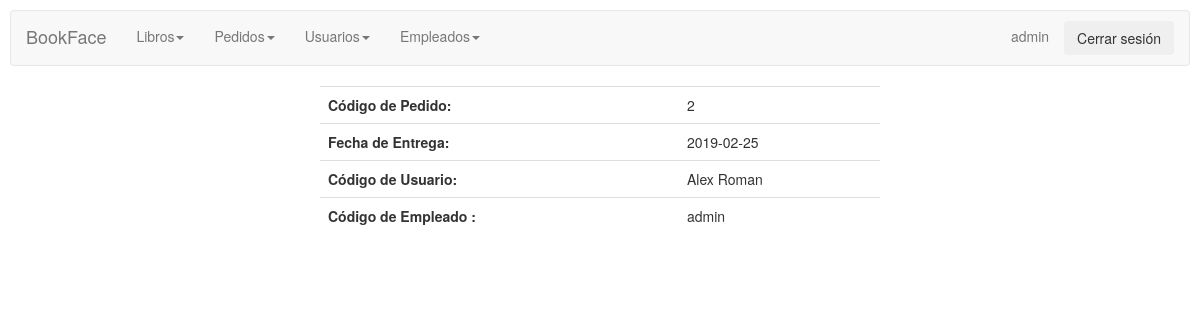
/pedidosadmin/pedido.php?cod=2 (signed in), run on the app's committed database.
### tables this page shows
CREATE TABLE `pedidos` (
  `codpedido` int(11) NOT NULL AUTO_INCREMENT,
  `fechaentrega` varchar(45) NOT NULL,
  `id` int(11) DEFAULT NULL,
  `codempleado` int(11) DEFAULT NULL,
  PRIMARY KEY (`codpedido`),
  KEY `fk_Pedidos_1_idx` (`id`),
  KEY `fk_Pedidos_2_idx` (`codempleado`),
  CONSTRAINT `fk_Pedidos_1` FOREIGN KEY (`id`) REFERENCES `usuarios` (`id`) ON DELETE NO ACTION ON UPDATE NO ACTION,
  CONSTRAINT `fk_Pedidos_2` FOREIGN KEY (`codempleado`) REFERENCES `empleados` (`codempleado`) ON DELETE NO ACTION ON UPDATE NO ACTION
);

CREATE TABLE `empleados` (
  `codempleado` int(11) NOT NULL AUTO_INCREMENT,
  `dni` char(9) NOT NULL,
  `nombre` varchar(45) NOT NULL,
  `apellidos` varchar(45) NOT NULL,
  `direccion` varchar(255) DEFAULT NULL,
  `telefono` char(9) DEFAULT NULL,
  `fechacontratacion` date DEFAULT NULL,
  PRIMARY KEY (`codempleado`)
);

CREATE TABLE `usuarios` (
  `id` int(11) NOT NULL AUTO_INCREMENT,
  `user` varchar(45) NOT NULL,
  `password` varchar(45) NOT NULL,
  `nombre` varchar(45) NOT NULL,
  `correo` varchar(45) NOT NULL,
  `fecha_alta` date NOT NULL,
  PRIMARY KEY (`id`)
);

### pedidosadmin/pedido.php (the view, shortened to what this page needs)
<!DOCTYPE html>
<html>
<head>
    <link rel="stylesheet" href="../CSS/styles.css">
    <link rel="stylesheet" href="../CSS/menuadmin.css">
</head>
<body>
<?php
if (isset($_SESSION["user"]) && $_SESSION["user"]=="admin") {
?>
    <div class="row">
        <div>
        <?php include_once "../controladmin/menuadmin.php"?>
        </div>
    </div>
    <div class="row">
    <div class="col-md-3"></div>
    <div class="col-md-6" style="background-color: white; border-radius:10px; ">
    <?php
$connection = new mysqli("localhost", "root", "123456", "proyecto");
$connection->set_charset("utf8");
if ($result = $connection->query("select e.nombre n, e.apellidos a, u.user u, p.fechaentrega f from pedidos p
join usuarios u on u.id=p.id
join empleados e on e.codempleado = p.codempleado
where codpedido=$_GET[cod]")) {
?>
<?php
   $obj = $result->fetch_object();
        echo "<table class='table custab'";
        echo "<tr><td><b>Código de Pedido: </b></td><td>$_GET[cod]</td></tr>";
        echo "<tr><td><b>Fecha de Entrega: </b></td><td>$obj->f</td></tr>";
        echo "<tr><td><b>Código de Usuario: </b></td><td>$obj->n $obj->a</td></tr>";
        echo "<tr><td><b>Código de Empleado : </b></td><td>$obj->u</td></tr>";
        echo "</table>";
}
} else {
    session_destroy();
    header("Location: ../login.php");
  }
?>
</div>
<div class="col-md-3"></div>
</div>
</body>
</html>

### CSS/styles.css (style rules this page uses)
body { background-image:url("http://culto.latercera.com/wp-content/uploads/2017/04/Libros-1-900x600.jpg"); background-position:center; background-size: 100%; background-repeat: no-repeat; padding:10px; }

### CSS/menuadmin.css (style rules this page uses)
body,html { height: 100%; }
.row { padding: 0px 15px; }

### data on the page
pedidos: fechaentrega "2019-02-25", codempleado.nombre "Alex", codempleado.apellidos "Roman", id.user "admin"

### other printed values
$_SESSION["user"] "admin"
$_GET[cod] "2"
